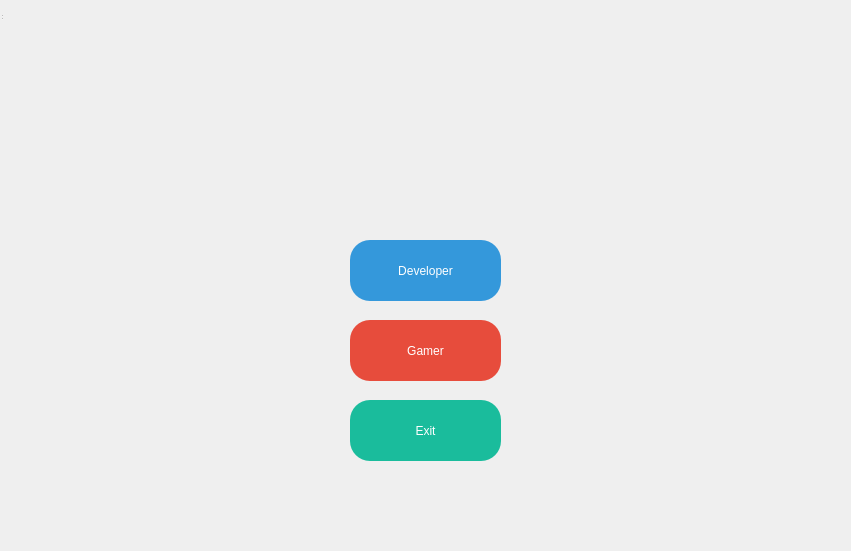
<?xml version="1.0" encoding="UTF-8"?>
<ui version="4.0">
 <class>MainWindow</class>
 <widget class="QWidget" name="MainWindow">
  <property name="geometry">
   <rect>
    <x>0</x>
    <y>0</y>
    <width>851</width>
    <height>551</height>
   </rect>
  </property>
  <property name="windowTitle">
   <string>MorrS</string>
  </property>
  <widget class="QWidget" name="centralwidget" native="true">
   <property name="geometry">
    <rect>
     <x>240</x>
     <y>220</y>
     <width>400</width>
     <height>300</height>
    </rect>
   </property>
   <widget class="QPushButton" name="developerButton">
    <property name="geometry">
     <rect>
      <x>110</x>
      <y>20</y>
      <width>151</width>
      <height>61</height>
     </rect>
    </property>
    <property name="tabletTracking">
     <bool>false</bool>
    </property>
    <property name="styleSheet">
     <string notr="true">
      QPushButton {
          background-color: #3498DB;
          color: white;
          border-radius: 20px;
          padding: 10px;
      }
      QPushButton:hover {
          background-color: #2980B9;
      }
     </string>
    </property>
    <property name="text">
     <string>Developer</string>
    </property>
   </widget>
   <widget class="QPushButton" name="gamerButton">
    <property name="geometry">
     <rect>
      <x>110</x>
      <y>100</y>
      <width>151</width>
      <height>61</height>
     </rect>
    </property>
    <property name="styleSheet">
     <string>
      QPushButton {
          background-color: #E74C3C;
          color: white;
          border-radius: 20px;
          padding: 10px;
      }
      QPushButton:hover {
          background-color: #C0392B;
      }
     </string>
    </property>
    <property name="text">
     <string>Gamer</string>
    </property>
   </widget>
   <widget class="QPushButton" name="exitButton">
    <property name="geometry">
     <rect>
      <x>110</x>
      <y>180</y>
      <width>151</width>
      <height>61</height>
     </rect>
    </property>
    <property name="styleSheet">
     <string>
      QPushButton {
          background-color: #1ABC9C;
          color: white;
          border-radius: 20px;
          padding: 10px;
      }
      QPushButton:hover {
          background-color: #16A085;
      }
     </string>
    </property>
    <property name="text">
     <string>Exit</string>
    </property>
   </widget>
   <widget class="QTextEdit" name="outputTextArea">
    <property name="geometry">
     <rect>
      <x>50</x>
      <y>300</y>
      <width>500</width>
      <height>150</height>
     </rect>
    </property>
    <property name="readOnly">
     <bool>true</bool>
    </property>
   </widget>
  </widget>
  <widget class="QStatusBar" name="statusbar">
   <property name="geometry">
    <rect>
     <x>0</x>
     <y>0</y>
     <width>3</width>
     <height>21</height>
    </rect>
   </property>
  </widget>
  <widget class="QLabel" name="logoLabel">
   <property name="geometry">
    <rect>
     <x>340</x>
     <y>50</y>
     <width>161</width>
     <height>161</height>
    </rect>
   </property>
   <property name="styleSheet">
    <string notr="true">  QPushButton {
          
          border-radius: 20px;
         
      }</string>
   </property>
   <property name="pixmap">
    <pixmap>Images/logo.png</pixmap>
   </property>
   <property name="scaledContents">
    <bool>true</bool>
   </property>
  </widget>
 </widget>
 <resources/>
 <connections/>
</ui>
